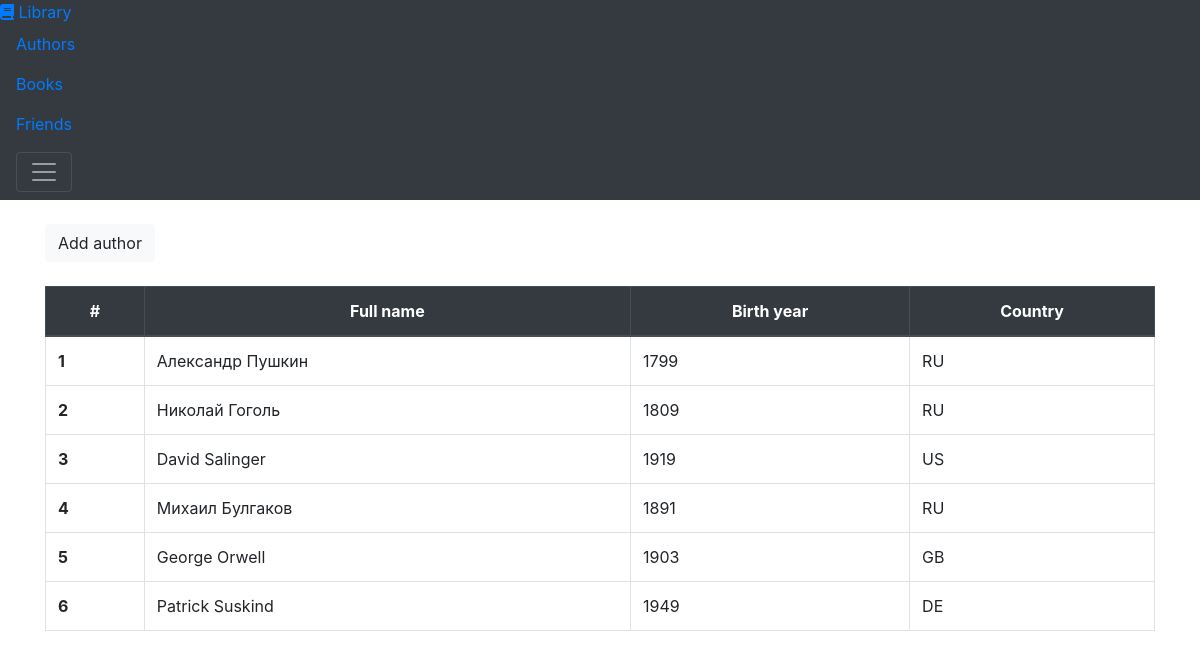
/author/, run on an earlier commit of the app's database.
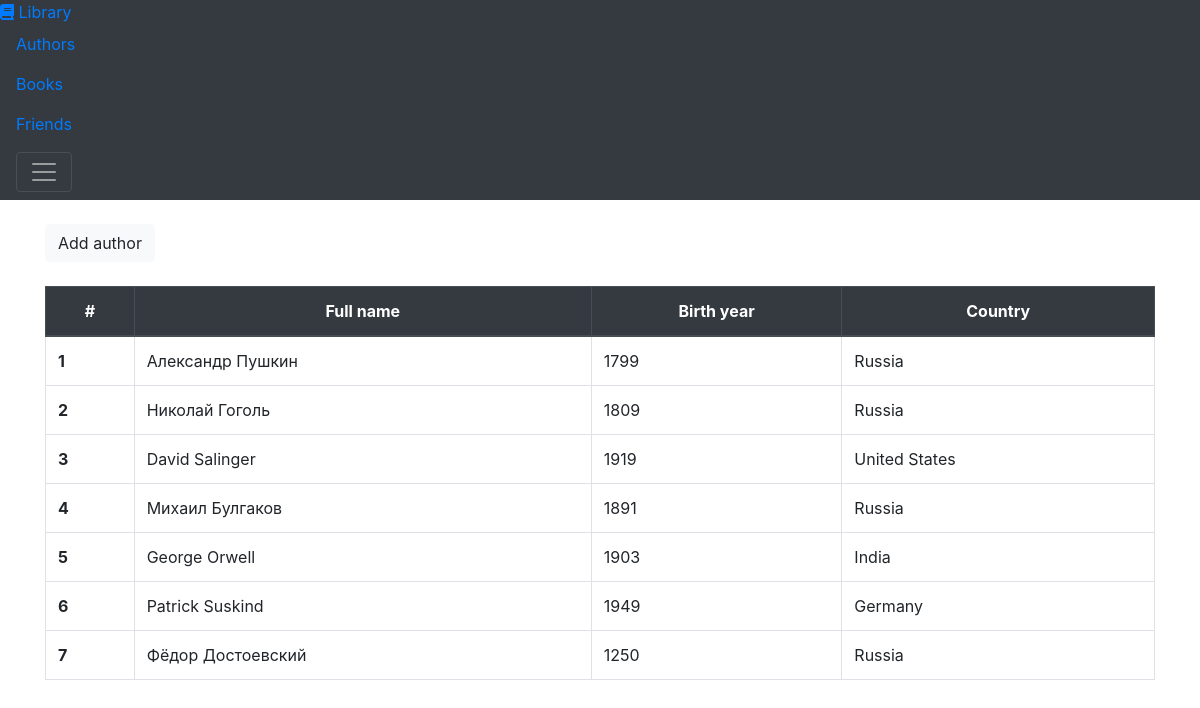
And on a later commit of the database.
### library/models.py (models this page shows, shortened)
class Author(models.Model):
    full_name = models.CharField(max_length=50)
    birth_year = models.SmallIntegerField()
    country = models.CharField(max_length=50, choices=COUNTRIES_AUTHOR)
    class Meta:
        verbose_name = 'Автор'
        verbose_name_plural = 'Авторы'

### library/views.py (the view)
class AuthorList(ObjectListMixin, ListView):
    model = Author
    template_name = 'author/author_list.html'

### library/utils.py (called while the page is built)
    def get_context_data(self, **kwargs):
        context = super().get_context_data(**kwargs)
        standart_data = {
            'title': self.model.__name__.lower() + 's',
            'model': self.model.__name__.lower()
        }
        context.update(standart_data)
        context.update(self.data)
        return context

### library/templates/author/author_list.html
{% extends 'table_display.html' %}
{% block tablehead %}
    <th scope="col">Full name</th>
    <th scope="col">Birth year</th>
    <th scope="col">Country</th>
{% endblock %}
{% block tablebody %}
    <td>{{ object.full_name }}</td>
    <td>{{ object.birth_year }}</td>
    <td>{{ object.country }}</td>
{% endblock %}

### library/templates/table_display.html (shortened to what this page needs)
{% extends 'index.html' %}
{% block content %}
{% with 'library:'|add:model|add:'_create' as form_url %}
    <a href="{% url form_url %}">
        <button class="btn btn-light mb-4">Add {{ model }}</button>
    </a>
{% endwith %}
<table class="table table-hover table-bordered">
    <thead class="thead-dark text-center">
        <tr>
            <th scope="col">#</th>
            {% block tablehead %}{% endblock %}
        </tr>
    </thead>
    <tbody>
        {% for object in object_list %}
            <tr>
                <th scope="row">{{ forloop.counter }}</th>
                {% block tablebody %}{% endblock %}
            </tr>
        {% endfor %}
    </tbody>
</table>
{% endblock %}

What changed in the data, as far as the page shows it:
changed Author "Александр Пушкин": country "RU" → "Russia"
changed Author "Николай Гоголь": country "RU" → "Russia"
changed Author "David Salinger": country "US" → "United States"
changed Author "Михаил Булгаков": country "RU" → "Russia"
changed Author "George Orwell": country "GB" → "India"
changed Author "Patrick Suskind": country "DE" → "Germany"
added Author: full_name "Фёдор Достоевский", birth_year "1250", country "Russia"
